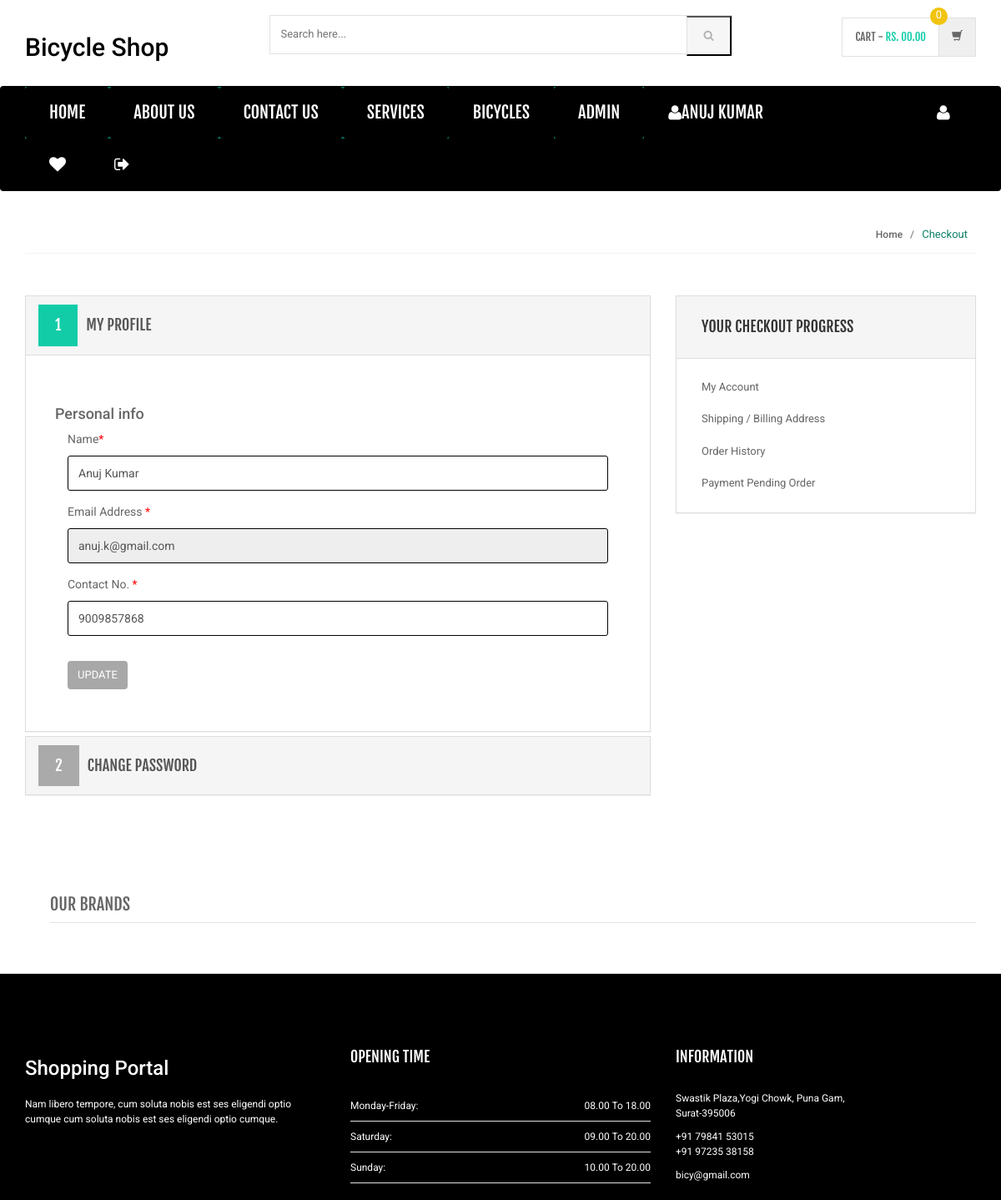
The page /shopping/my-account.php (signed in) on the database its author committed.
### tables this page shows
CREATE TABLE `users` (
  `id` int(11) NOT NULL,
  `name` varchar(255) DEFAULT NULL,
  `email` varchar(255) DEFAULT NULL,
  `contactno` bigint(11) DEFAULT NULL,
  `password` varchar(255) DEFAULT NULL,
  `shippingAddress` longtext,
  `shippingState` varchar(255) DEFAULT NULL,
  `shippingCity` varchar(255) DEFAULT NULL,
  `shippingPincode` int(11) DEFAULT NULL,
  `billingAddress` longtext,
  `billingState` varchar(255) DEFAULT NULL,
  `billingCity` varchar(255) DEFAULT NULL,
  `billingPincode` int(11) DEFAULT NULL,
  `regDate` timestamp NOT NULL DEFAULT CURRENT_TIMESTAMP,
  `updationDate` varchar(255) DEFAULT NULL
);

### shopping/my-account.php (the view, shortened to what this page needs)
<?php
include('includes/config.php');
if(strlen($_SESSION['login'])==0)
    {
header('location:login.php');
}
else{
?>
<!DOCTYPE html>
<html lang="en">
	<head>
	    <link rel="stylesheet" href="assets/css/bootstrap.min.css">
	    <link rel="stylesheet" href="assets/css/main.css">
	    <link rel="stylesheet" href="assets/css/red.css">
	    <link rel="stylesheet" href="assets/css/owl.carousel.css">
		<link rel="stylesheet" href="assets/css/owl.transitions.css">
		<link href="assets/css/lightbox.css" rel="stylesheet">
		<link rel="stylesheet" href="assets/css/animate.min.css">
		<link rel="stylesheet" href="assets/css/rateit.css">
		<link rel="stylesheet" href="assets/css/bootstrap-select.min.css">
		<link rel="stylesheet" href="assets/css/config.css">
		<link href="assets/css/green.css" rel="alternate stylesheet" title="Green color">
		<link href="assets/css/blue.css" rel="alternate stylesheet" title="Blue color">
		<link href="assets/css/red.css" rel="alternate stylesheet" title="Red color">
		<link href="assets/css/orange.css" rel="alternate stylesheet" title="Orange color">
		<link href="assets/css/dark-green.css" rel="alternate stylesheet" title="Darkgreen color">
		<link rel="stylesheet" href="assets/css/font-awesome.min.css">
	</head>
    <body class="cnt-home">
<header class="header-style-1">
<?php include('includes/main-header.php');?>
<?php include('includes/menu-bar.php');?>
</header>
<div class="breadcrumb">
	<div class="container">
		<div class="breadcrumb-inner">
			<ul class="list-inline list-unstyled">
				<li><a href="#">Home</a></li>
				<li class='active'>Checkout</li>
			</ul>
		</div>
	</div>
</div>
<div class="body-content outer-top-bd">
	<div class="container">
		<div class="checkout-box inner-bottom-sm">
			<div class="row">
				<div class="col-md-8">
					<div class="panel-group checkout-steps" id="accordion">
<div class="panel panel-default checkout-step-01">
		<div class="panel-heading">
    	<h4 class="unicase-checkout-title">
	        <a data-toggle="collapse" class="" data-parent="#accordion" href="#collapseOne">
	          <span>1</span>My Profile
	        </a>
	     </h4>
    </div>
	<div id="collapseOne" class="panel-collapse collapse in">
	    <div class="panel-body">
			<div class="row">
<h4>Personal info</h4>
				<div class="col-md-12 col-sm-12 already-registered-login">
<?php
$query=mysqli_query($con,"select * from users where id='".$_SESSION['id']."'");
while($row=mysqli_fetch_array($query))
{
?>
					<form class="register-form" role="form" method="post">
<div class="form-group">
					    <label class="info-title" for="name">Name<span>*</span></label>
					    <input type="text" class="form-control unicase-form-control text-input" value="<?php echo $row['name'];?>" id="name" name="name" required="required">
					  </div>
						<div class="form-group">
					    <label class="info-title" for="exampleInputEmail1">Email Address <span>*</span></label>
			 <input type="email" class="form-control unicase-form-control text-input" id="exampleInputEmail1" value="<?php echo $row['email'];?>" readonly>
					  </div>
					  <div class="form-group">
					    <label class="info-title" for="Contact No.">Contact No. <span>*</span></label>
					    <input type="text" class="form-control unicase-form-control text-input" id="contactno" name="contactno" required="required" value="<?php echo $row['contactno'];?>"  maxlength="10">
					  </div>
					  <button type="submit" name="update" class="btn-upper btn btn-primary checkout-page-button">Update</button>
					</form>
					<?php } ?>
				</div>
			</div>
		</div>
	</div>
</div>
					  	<div class="panel panel-default checkout-step-02">
						    <div class="panel-heading">
						      <h4 class="unicase-checkout-title">
						        <a data-toggle="collapse" class="collapsed" data-parent="#accordion" href="#collapseTwo">
						          <span>2</span>Change Password
						        </a>
						      </h4>
						    </div>
					  	</div>
					</div>
				</div>
			<?php include('includes/myaccount-sidebar.php');?>
			</div>
		</div>
	<?php include('includes/brands-slider.php');?>
</div>
</div>
<?php include('includes/footer.php');?>
</body>
</html>
<?php } ?>

### shopping/assets/css/green.css (style rules this page uses)
a { color: #abd07e; }
.breadcrumb ul li.active { color: #84b943; }
.checkout-box .checkout-steps .panel .panel-heading .unicase-checkout-title > a:not(.collapsed) span { background-color: #abd07e; }

### shopping/assets/css/blue.css (style rules this page uses)
a { color: #3498db; }
.breadcrumb ul li.active { color: #1d6ca1; }
.checkout-box .checkout-steps .panel .panel-heading .unicase-checkout-title > a:not(.collapsed) span { background-color: #3498db; }

### shopping/assets/css/orange.css (style rules this page uses)
a { color: #f39c12; }
.breadcrumb ul li.active { color: #ab6c09; }
.checkout-box .checkout-steps .panel .panel-heading .unicase-checkout-title > a:not(.collapsed) span { background-color: #f39c12; }

### shopping/assets/css/dark-green.css (style rules this page uses)
a { color: #12cca7; }
.breadcrumb ul li.active { color: #0b816a; }
.checkout-box .checkout-steps .panel .panel-heading .unicase-checkout-title > a:not(.collapsed) span { background-color: #12cca7; }

### rows shown on the page
users: name "Anuj Kumar", email "anuj.k@gmail.com", contactno "9009857868"

### other values the page prints
$_SESSION['username'] "ANUJ KUMAR"
